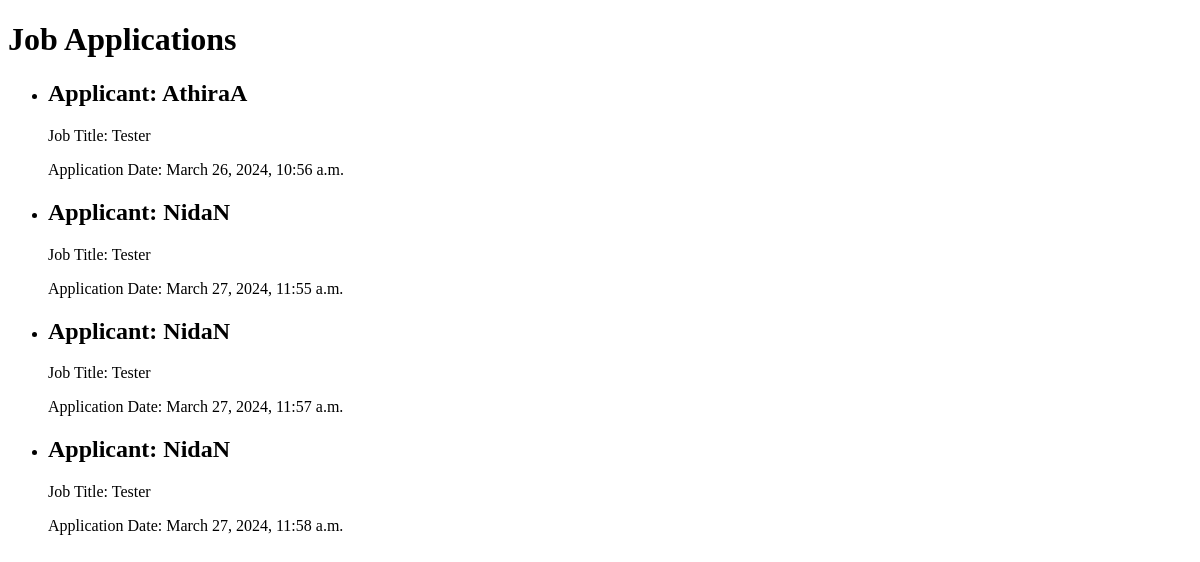
The app's page /view_job_seeker_applications/, older data.
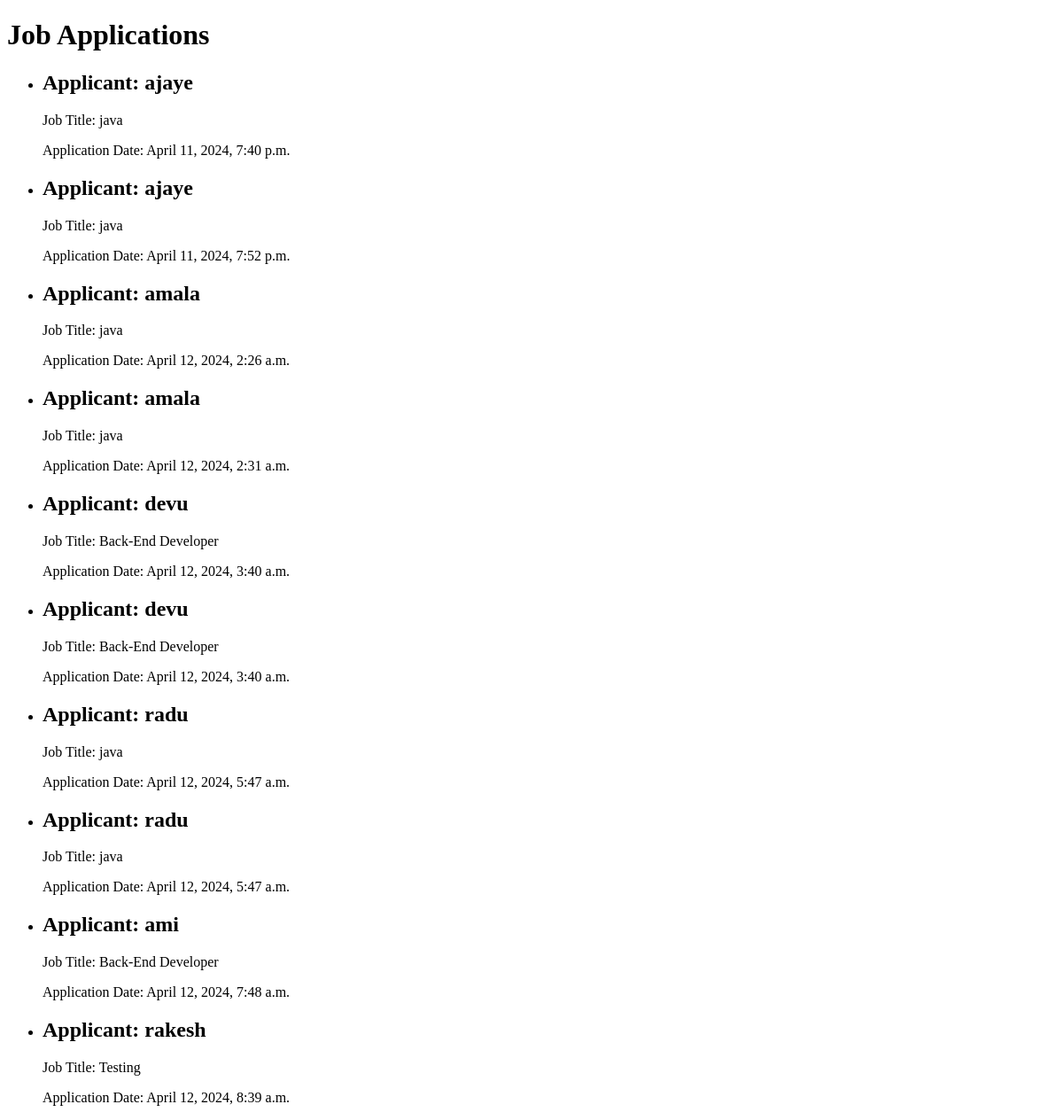
The same page, newer data.
### jobapp/models.py (models this page shows, shortened)
class JobApplication(models.Model):
    job = models.ForeignKey(JobListing, on_delete=models.CASCADE)
    applicant = models.ForeignKey(User, on_delete=models.CASCADE)
    resume = models.FileField(upload_to='job_applications/', null=True, blank=True)
    cover_letter = models.TextField()
    applied_at = models.DateTimeField(auto_now_add=True)
    STATUS_CHOICES = (
        ('Pending', 'Pending'),
        ('Reviewed', 'Reviewed'),
        ('Rejected', 'Rejected'),
        ('Shortlisted', 'Shortlisted'),
        ('Hired', 'Hired'),
    )
    status = models.CharField(max_length=20, choices=STATUS_CHOICES, default='Pending')

class JobListing(models.Model):
    title = models.CharField(max_length=255)
    description = models.TextField()
    required_qualifications = models.TextField()
    desired_qualifications = models.TextField()
    responsibilities = models.TextField()
    application_deadline = models.DateField()
    salary_range = models.CharField(max_length=100)
    location = models.CharField(max_length=255)
    employment_type = models.CharField(max_length=50)
    company_benefits = models.TextField()
    how_to_apply = models.TextField()
    other_information = models.CharField(max_length=255, blank=True)
    employer = models.ForeignKey(User, on_delete=models.CASCADE)

### jobapp/views.py (the view)
# urls.py: path('view_job_seeker_applications/', views.view_job_seeker_applications, name='view_job_seeker_applications'),
def view_job_seeker_applications(request):
    job_applications = JobApplication.objects.all()
    return render(request, 'view_applications.html', {'job_applications': job_applications})

### jobapp/templates/view_applications.html (shortened to what this page needs)
<!DOCTYPE html>
<html lang="en">
<head>
</head>
<body>
    <h1>Job Applications</h1>
    <ul>
        {% for application in job_applications %}
        <li>
            <h2>Applicant: {{ application.applicant.username }}</h2>
            <p>Job Title: {{ application.job.title }}</p>
            <p>Application Date: {{ application.applied_at }}</p>
        </li>
        {% endfor %}
    </ul>
</body>
</html>

Row changes from the older to the newer data that the page shows:
changed JobApplication: applicant.username "AthiraA" → "ajaye"; job "Tester" → "java"; applied_at "March 26, 2024, 10:56 a.m." → "April 11, 2024, 7:40 p.m."
changed JobApplication: applicant.username "NidaN" → "ajaye"; job "Tester" → "java"; applied_at "March 27, 2024, 11:55 a.m." → "April 11, 2024, 7:52 p.m."
changed JobApplication: applicant.username "NidaN" → "amala"; job "Tester" → "java"; applied_at "March 27, 2024, 11:57 a.m." → "April 12, 2024, 2:26 a.m."
changed JobApplication: applicant.username "NidaN" → "amala"; job "Tester" → "java"; applied_at "March 27, 2024, 11:58 a.m." → "April 12, 2024, 2:31 a.m."
added JobApplication: applicant.username "devu", job "Back-End Developer", applied_at "April 12, 2024, 3:40 a.m."
added JobApplication: applicant.username "devu", job "Back-End Developer", applied_at "April 12, 2024, 3:40 a.m."
added JobApplication: applicant.username "radu", job "java", applied_at "April 12, 2024, 5:47 a.m."
added JobApplication: applicant.username "radu", job "java", applied_at "April 12, 2024, 5:47 a.m."
added JobApplication: applicant.username "ami", job "Back-End Developer", applied_at "April 12, 2024, 7:48 a.m."
added JobApplication: applicant.username "rakesh", job "Testing", applied_at "April 12, 2024, 8:39 a.m."
